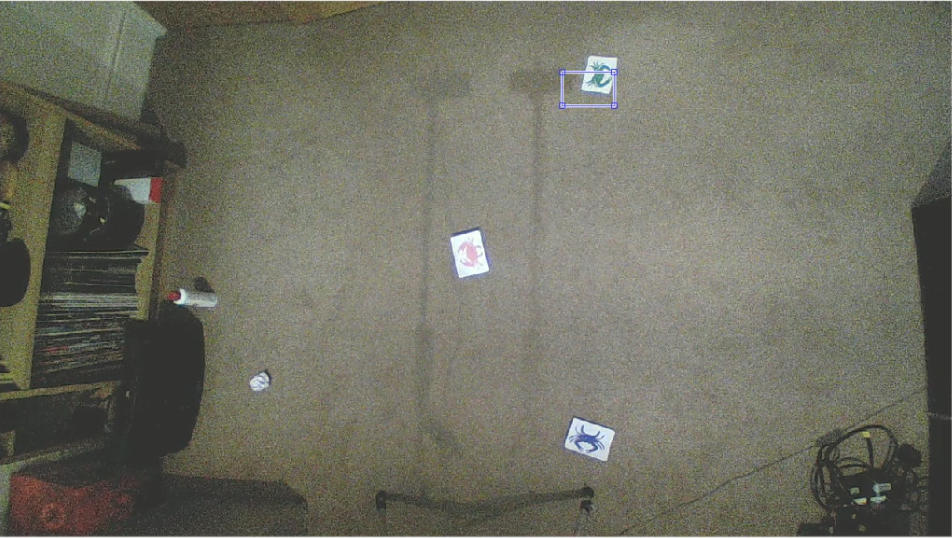
%> input picture RubbishPointsPubisher/TopCamSnap.png, 952 x 538 px
$ octave RubbishPoints.m   (GNU Octave 9; MATLAB toolbox functions it lacks are replaced by stand-ins)
%> lines starting %> are read from the running program, lines starting %| are printed output that depends on the picture; in (x1, y1, x2, y2) boxes, pixels count from 0 and x2, y2 are one past the last pixel; in counts of white or black regions, pixels touching at a corner belong together; the program's own positions count from 1
### RubbishPointsPubisher/RubbishMask.m
function [BW,maskedRGBImage] = RubbishMask(RGB)
%createMask  Threshold RGB image using auto-generated code from colorThresholder app.
%  [BW,MASKEDRGBIMAGE] = createMask(RGB) thresholds image RGB using
%  auto-generated code from the colorThresholder app. The colorspace and
%  range for each channel of the colorspace were set within the app. The
%  segmentation mask is returned in BW, and a composite of the mask and
%  original RGB images is returned in maskedRGBImage.

% Auto-generated by colorThresholder app on 20-Apr-2020
%------------------------------------------------------


% Convert RGB image to chosen color space
I = RGB;

% Define thresholds for channel 1 based on histogram settings
channel1Min = 114.000;
channel1Max = 210.000;

% Define thresholds for channel 2 based on histogram settings
channel2Min = 159.000;
channel2Max = 255.000;

% Define thresholds for channel 3 based on histogram settings
channel3Min = 128.000;
channel3Max = 223.000;

% Create mask based on chosen histogram thresholds
sliderBW = (I(:,:,1) >= channel1Min ) & (I(:,:,1) <= channel1Max) & ...
    (I(:,:,2) >= channel2Min ) & (I(:,:,2) <= channel2Max) & ...
    (I(:,:,3) >= channel3Min ) & (I(:,:,3) <= channel3Max);
BW = sliderBW;

% Initialize output masked image based on input image.
maskedRGBImage = RGB;

% Set background pixels where BW is false to zero.
maskedRGBImage(repmat(~BW,[1 1 3])) = 0;

end

### RubbishPointsPubisher/RubbishPoints.m

%% Read in image -- IMAGE TAKEN AT START
TopCamImage = imread("TopCamSnap.png");
%> TopCamImage is the input picture: size 538x952x3 uint8; mean R, G, B 111.1, 111.1, 98.2

%% would go around this secion applying Rubbish dection network designed by Jordan
% Apply mask to get only rubbish and ignore crabs
[BW, Filtered] = RubbishMask(TopCamImage);
%> in RubbishMask, `sliderBW = (I(:,:,1) >= channel1Min ) & (I(:,:,1) <= channel1Max) & (I..`:
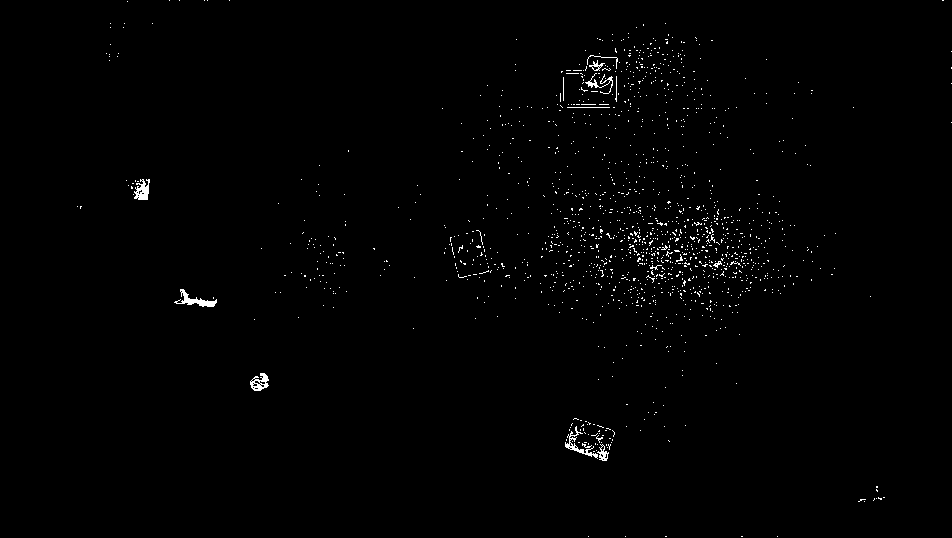
%> sliderBW: size 538x952 logical; 0.83% white in thin lines or dots
Filled = imfill(BW, 'holes');
%> Filled: size 538x952 logical; 0.85% white in thin lines or dots
Opened_Disk = imopen(Filled,strel('disk',5));
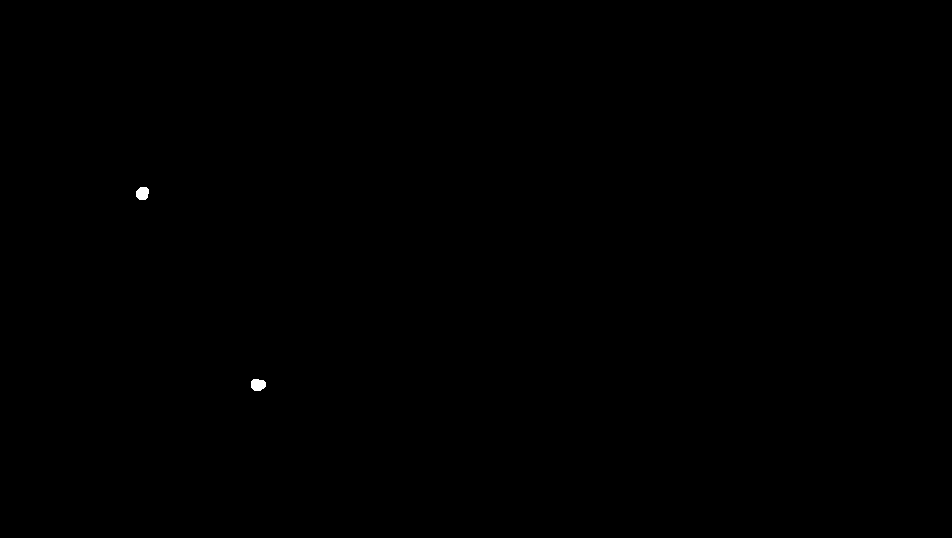
%> Opened_Disk: size 538x952 logical; 0.06% white; 2 white regions, box (x1, y1, x2, y2) and area: (251, 379, 266, 391) 149, (136, 187, 149, 200) 141
Opened_Rectangle = imopen(Filled,strel('rectangle',[3,15]));
%> Opened_Rectangle: size 538x952 logical; 0.05% white; 2 white regions, box (x1, y1, x2, y2) and area: (184, 300, 216, 306) 136, (250, 380, 268, 388) 133

% currently only looking for disks and rectangels in the image
Combined = imbinarize(Opened_Disk + Opened_Rectangle);
%> Combined: size 538x952 logical; 0.09% white; 3 white regions
Regions = regionprops(Combined,'Centroid','BoundingBox');
%> Regions = 3 regions; box (x1, y1, x2, y2) and Centroid: (136, 187, 149, 200) [143.1 194], (184, 300, 216, 306) [202.2 303.2], (250, 379, 268, 391) [259 385.3]

%% Get robot position - Currently assuming on the right hand side of image mid way down.
% this is also where the trash drop off is
imsize = size(Combined);
%> imsize = [538 952]
RobotStart = [(imsize(1)/2),imsize(2)];
%> RobotStart = [269 952]

%% Show the image
imshow(TopCamImage);
hold on;
for i = 1:length(Regions)
rectangle('Position', Regions(i).BoundingBox,'EdgeColor','r','LineWidth',2);
plot(uint32(Regions(i).Centroid(1)),uint32(Regions(i).Centroid(2)), 'r+', 'MarkerSize', 15, 'LineWidth', 2);
end
%> this loop made 3 passes
plot(RobotStart(2),RobotStart(1), 'g+', 'MarkerSize', 15, 'LineWidth', 2);
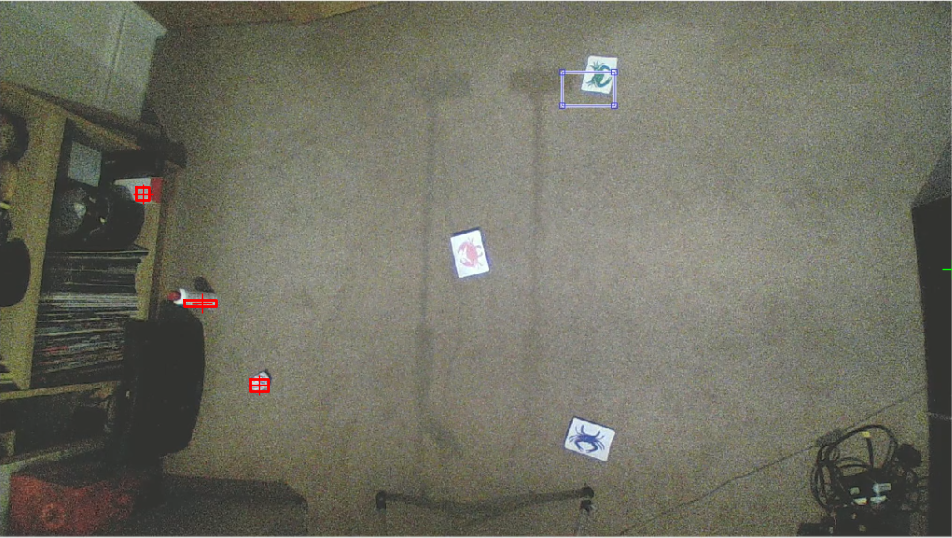
%> figure redrawn from the program's plot data
%% Calculate best items to go to first
Distances = [];

for i = 1:length(Regions)
    Distance(i) = sqrt((RobotStart(1)^2-Regions(i).Centroid(1)^2)+(RobotStart(2)^2-Regions(i).Centroid(2)^2)); %#ok aware size changes
end
%> after the loop, Distance = [959.5 919.7 873.6]

%% Example output for matlab of the order (index number with distance)

for i = 1:(length(Distance)-1)
    [Goal, Pos] = max(Distance); % show the index pos and distance
    Distance(Pos) = 0;
    Centroid = Regions(Pos).Centroid; % show the centroid to head to
    disp(['Distance: ', num2str(Goal) , ' Centroid Cordinated X: ', num2str(Centroid(1)), ' Y: ', num2str(Centroid(2))]);
end
%> this loop made 2 passes
%> (Goal, Pos, Centroid) on passes 1 to 2: (959.5, 1, [143.1 194]), (919.7, 2, [202.2 303.2])
%| Distance: 959.457 Centroid Cordinated X: 143.1064 Y: 193.9787
%| Distance: 919.705 Centroid Cordinated X: 202.2059 Y: 303.1838
%> after the loop, Distance = [0 0 873.6]

%% Setup ROS Network Link

%%% PLEASE NOTE THIS WILL NOT WORK WITHOUT A FUNCTIONING ROS NETWORK


% Here we are setting the goals in sequence so that the robot will got to
% the goal, return to the rubbish drop off point then go back out to the
% next point. The waterline is dealt with using the cost map and if the
% robot can not get to the goal then the next item will be tried.

%> (the run ends here)
